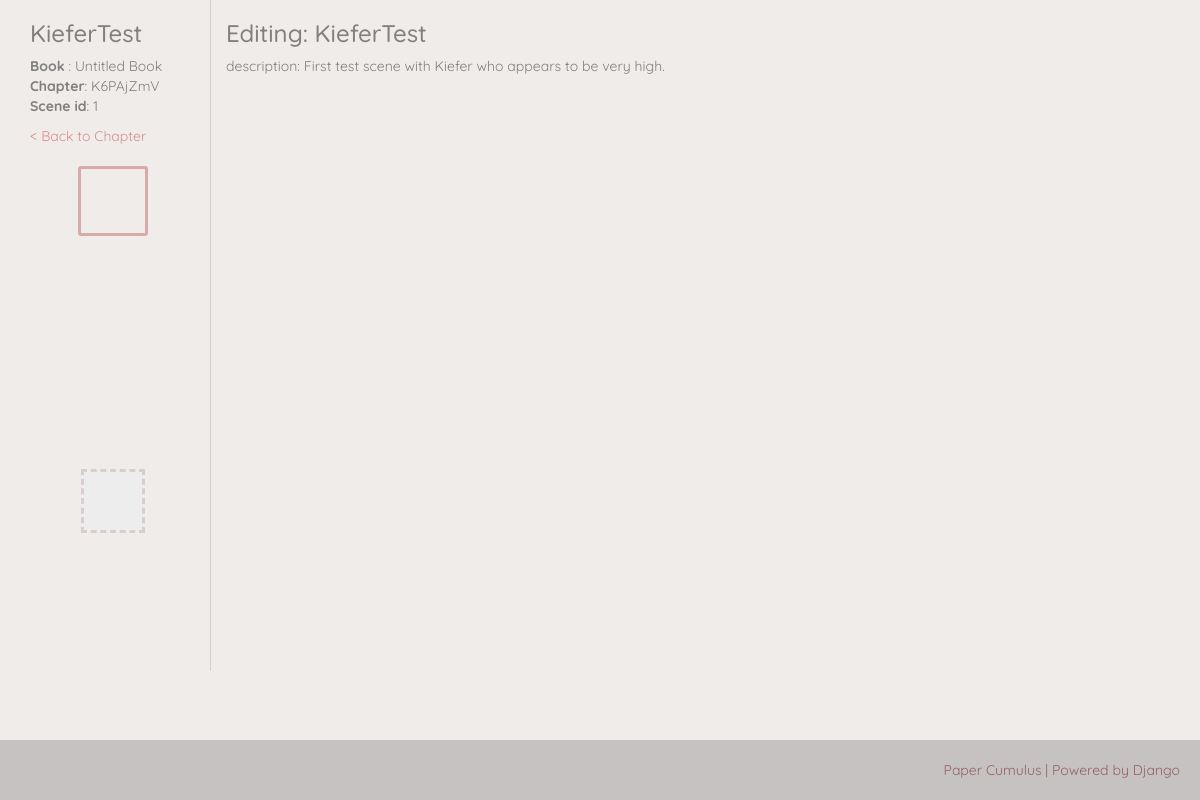
Page /flipbooks/scene/1/ on the committed database.
### flipbooks/models.py (models this page shows, shortened)
class Scene(models.Model):
    order = models.IntegerField(default="0")
    children_li = models.TextField(max_length=600, blank=True, default="")
    name = models.CharField(max_length=50, blank=True, default="")
    description = models.TextField(max_length=100, blank=True, default="")
    chapter = models.ForeignKey(Chapter, on_delete=models.CASCADE, default=0)
    date_created = models.DateTimeField(auto_now_add=True)
    date_modified = models.DateTimeField(auto_now=True)
    def __str__(self):
        return "Scene #{} [order: {}, name: {} ]".format(self.pk, self.order, self.name)

class Chapter(models.Model):
    number = models.IntegerField(default="0")
    title = models.CharField(max_length=50, blank=True, default="Untitled")
    id64 = models.CharField(max_length=8, blank=True, default='')
    children_li = models.TextField(max_length=600, blank=True, default="")
    book = models.ForeignKey(Book, on_delete=models.CASCADE)
    date_created = models.DateTimeField(auto_now_add=True)
    date_modified = models.DateTimeField(auto_now=True)

class Book(models.Model):
    title = models.CharField(max_length=50, blank=False, default="Untitled Book")
    slug = models.SlugField(blank=True, default='')
    date_created = models.DateTimeField(auto_now_add=True)
    date_modified = models.DateTimeField(auto_now=True)

### flipbooks/views.py (the view)
# urls.py: re_path(r'^scene/(?P<pk>\d+)/$', views.SceneDetailView_REACT.as_view(), name='scene-edit'), #detail/EDIT!
class SceneDetailView_REACT(generic.DetailView):
    model = Scene
    queryset = Scene.objects.all()
    template_name = "frontend/scene_detail.html"
    def get_context_data(self, *args, **kwargs):
        context = super(SceneDetailView_REACT, self).get_context_data(*args, **kwargs)
        strip_create_form = forms.StripCreateForm(initial={'scene': self.kwargs['pk']})
        strip_create_form.fields['scene'].widget.attrs['invisible'] = True #hiding by css
        strip_create_form.fields['scene'].label = ''
        strip_create_form.fields['description'].widget.attrs['invisible'] = True #hiding by css
        strip_create_form.fields['description'].label = ''
        context["strip_create_form"] = strip_create_form
        context['strip_create_url'] = reverse_lazy("flipbooks:strip-create", kwargs={'scene_pk':self.kwargs['pk'] })
        frame_create_form = forms.FrameCreateForm({"scene_pk": self.kwargs['pk']})
        frame_create_form.fields['strip'].widget.attrs['invisible'] = True #hiding by css
        context['frame_create_form'] = frame_create_form
        return context

### flipbooks/helpermodule/helpers.py (called while the page is built)
def is_valid_children_li(cli):
    if isinstance(cli, str) or isinstance(cli, str): # is it a string?
        cli = cli.split(",")
    elif isinstance(cli, list): # is it a list?
        pass
    else:
        return False
    cli = ''.join(cli)
    cli = cli.replace(" ","")
    if cli == '' : return False
    return True

### flipbooks/models.py (called while the page is built)
    def __str__(self):
        return "id #{} [in Sn_{}, order:{}]".format(self.id, self.scene.order, self.order)

### flipbooks/templatetags/flipbooks_custom_tags.py (called while the page is built)
@register.filter(name='map_queryset')
def map_queryset(qs, ref_ids):
    print("------ref_id recieved-------")
    print(ref_ids)
    if helpers.is_valid_children_li(ref_ids):
        ref_ids = ref_ids.split(",")
        ref_ids = [int(stringy_id) for stringy_id in ref_ids]
    else: return qs
    qs = list(qs)
    qs.sort(key=lambda frame: ref_ids.index(frame.id) if frame.id in ref_ids else -1)
    return qs

### frontend/templates/frontend/scene_detail.html (shortened to what this page needs)
{% extends "layout_columned.html" %}
{% load thumbnail %}
{% load flipbooks_custom_tags %}
{% load static %}
{% block left_column %}
    <h3>{{object.name}}</h3>
    <p>
        <b>Book</b> : {{object.chapter.book.title}}
        <b>Chapter</b>: {{object.chapter.id64}}
        <b>Scene id</b>: {{object.id}}
    </p>
    <p>
        <a href="{% url 'flipbooks:chapter-detail-64' id64=object.chapter.id64 %}">< Back to Chapter</a>
    </p>
    <ul class="list_scenes_mini">
        {% for scene in object.chapter.scene_set.all %}
            <li><a href="{% url 'flipbooks:scene-edit' pk=scene.pk %}">
                {% with scene.strip_set.all|map_queryset:scene.children_li as mapped_strip_set %}
                    <div class="preview {% if scene.pk == object.pk %}current{% endif %}" >
                        {% for strip in mapped_strip_set|slice:":1" %}
                            {% with strip.frame_set.all|first as first_frame %}
                                {% if first_frame is None or first_frame.frame_image is None %}
                                    <span class="thumb placeholder">
                                    </span>
                                {% else %}
                                    <span info="{{strip.frame_set.all|length}}">
                                        <img src="{{ first_frame.frame_image.cell.url }}" height="100%"/>
                                    </span>
                                {% endif %}
                            {% endwith %}
                        {% empty %}
                            <span class="thumb placeholder">
                            </span>
                        {% endfor %}
                    </div>
                {% endwith %}
            </a></li>
        {% endfor %}
    </ul>
{% endblock %}
{% block right_column %}
    <h3>Editing: {% if object.name %}{{object.name}}{% else %}#{{object.id}}{% endif %}</h3>
    {% if object.description %}
        <p>description: {{object.description}}</p>
    {% endif %}
    <div id="ref-content"
         sceneId="{{scene.id}}"
         stripSetCount="{{scene.strip_set.all|length}}"/>
{% endblock %}
{% block extra_js %}
    {% load static %}
{% endblock extra_js %}

### rows in the picture
Scene: name "KieferTest", chapter.book "Untitled Book", chapter.id64 "K6PAjZmV", id "1", description "First test scene with Kiefer who appears to be very high."
